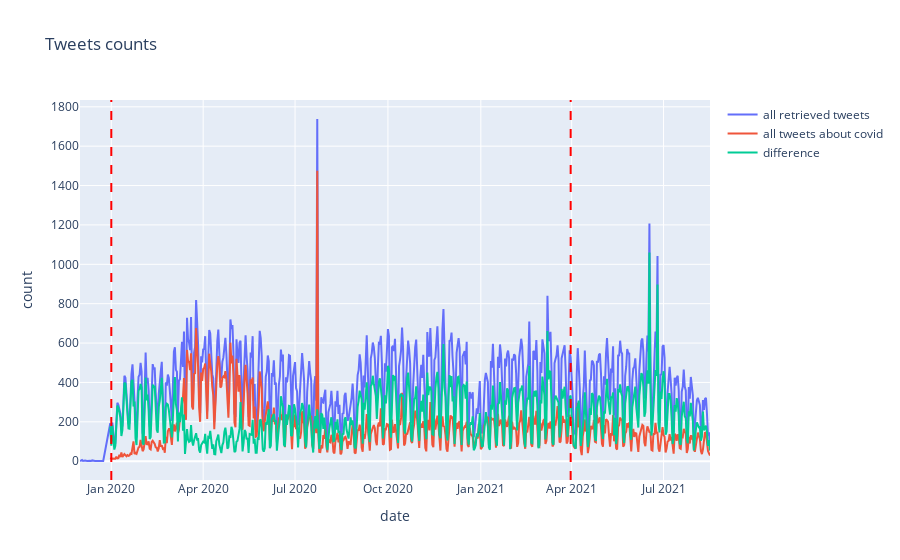

Notebook code cell kept with this figure:
### Markdown cell above
Note that new tweets from the actors are retrieved daily but not automatically added to the database. The real number (25.11.2021) is of ~350k tweets.

### Code cell
fig = go.Figure()
fig.add_trace(go.Scatter(x=counts_all.index, y=counts_all, mode="lines", name="all retrieved tweets"))
fig.add_trace(go.Scatter(x=counts_yes.index, y=counts_yes, mode="lines", name="all tweets about covid"))
fig.add_trace(go.Scatter(x=counts_all.index, y=counts_all - counts_yes, mode="lines", name="difference"))  # recheck index

fig.add_vline(x="2020-01-01", line_color="red", line_dash="dash")
fig.add_vline(x="2021-03-31", line_color="red", line_dash="dash")
fig.update_layout(title="Tweets counts", xaxis_title="date", yaxis_title="count")
fig.show()

### Figure 1 — Plotly figure (JSON) as saved in the notebook; plotly's stock layout.template omitted (floating-point values rounded to 4 significant figures; data arrays with more than 128 entries replaced by an {"elided": "..."} marker saying what was removed)
{"data": [{"mode": "lines", "name": "all retrieved tweets", "type": "scatter", "x": {"elided": "614 str values"}, "y": {"elided": "614 int values"}}, {"mode": "lines", "name": "all tweets about covid", "type": "scatter", "x": {"elided": "595 str values"}, "y": {"elided": "595 int values"}}, {"mode": "lines", "name": "difference", "type": "scatter", "x": {"elided": "614 str values"}, "y": {"elided": "614 int values"}}], "layout": {"shapes": [{"line": {"color": "red", "dash": "dash"}, "type": "line", "x0": "2020-01-01", "x1": "2020-01-01", "xref": "x", "y0": 0, "y1": 1, "yref": "y domain"}, {"line": {"color": "red", "dash": "dash"}, "type": "line", "x0": "2021-03-31", "x1": "2021-03-31", "xref": "x", "y0": 0, "y1": 1, "yref": "y domain"}], "title": {"text": "Tweets counts"}, "xaxis": {"title": {"text": "date"}}, "yaxis": {"title": {"text": "count"}}}}
